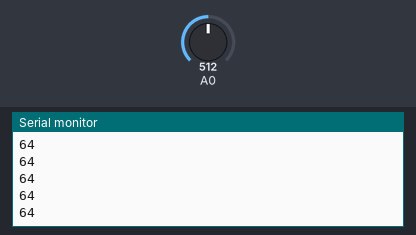
Bench run of a sketch on a simulated Arduino Uno, built with avr-gcc and run on an emulated ATmega328P. On the bench: the last lines printed to the serial monitor. The test bench sets the inputs (shaded band); at power-on: A0 = 512.

Above: at 1.2 s.
1.3 s: A0 set to 716
At 2.0 s:
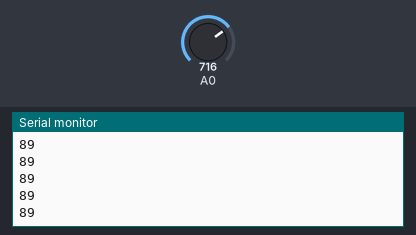
2.8 s: A0 set to 900
At 3.8 s:
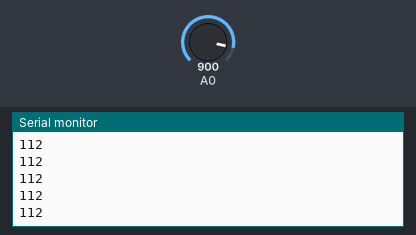
Timing chart, 0 to 5.8 s (numbered marks = the images above; inputs shaded):
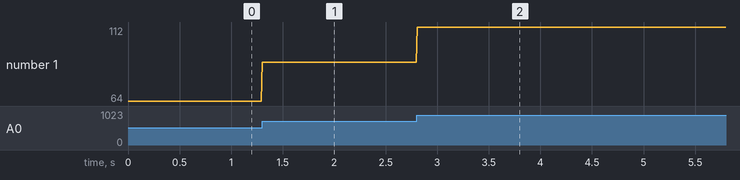

Measured:
- after the input at 1.3 s, the serial monitor: prints a new line at once (image 1)
- after the input at 2.8 s, the serial monitor: prints a new line at once (image 2)
- plotted number 1: 64 → 89 after the input at 1.3 s, 89 → 112 after the input at 2.8 s

The sketch:

main.ino
```cpp
void setup() {
  Serial.begin(9600);
}

void loop() {
  int currentValue = analogRead(A0);
  Serial.println(currentValue >> 3);
  delay(10);
}
```
